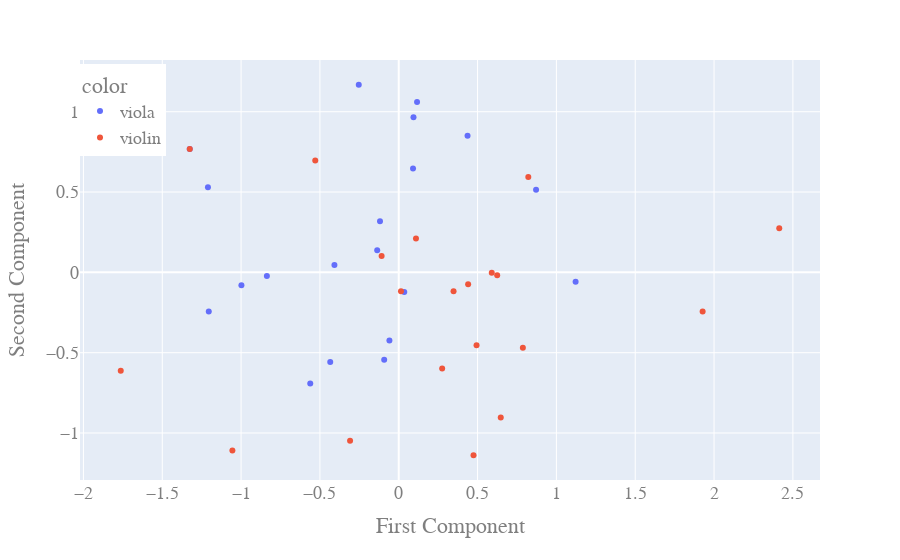

The notebook cell saved with this chart:
### Code cell
import plotly.express as px
import plotly.io as pio
from sklearn.decomposition import PCA


pca = PCA(n_components=2)
components = pca.fit_transform(X_train+X_test)

fig = px.scatter(components, x=0, y=1, color=y_train+y_test)
fig.update_layout(
    title="",
    xaxis_title="First Component",
    yaxis_title="Second Component",
    font=dict(
        family="Courier New, monospace",
        size=18,
        color="#7f7f7f"
    ),
    legend=dict(
    yanchor="top",
    y=0.99,
    xanchor="left",
    x=0.00
)
)
fig.show()
#pio.write_image(fig, 'soloAll.png')
#fig.write_image("soloAll.eps")

### Figure 1 — Plotly figure (JSON) as saved in the notebook; plotly's stock layout.template omitted (floating-point values rounded to 4 significant figures)
{"data": [{"hovertemplate": "color=viola<br>0=%{x}<br>1=%{y}<extra></extra>", "legendgroup": "viola", "marker": {"color": "#636efa", "symbol": "circle"}, "mode": "markers", "name": "viola", "showlegend": true, "type": "scatter", "x": [-0.8364, 1.122, -1.205, 0.871, 0.1161, 0.4364, -0.1366, -0.09229, -0.4346, -1.21, 0.09353, -0.9979, -0.2536, 0.09064, -0.4079, -0.1189, -0.05912, 0.03502, -1.326, -0.5613], "xaxis": "x", "y": [-0.02207, -0.05848, -0.2442, 0.5148, 1.06, 0.8509, 0.1381, -0.5441, -0.5583, 0.5294, 0.9657, -0.07982, 1.168, 0.646, 0.04521, 0.3178, -0.4247, -0.1226, 0.7679, -0.6916], "yaxis": "y"}, {"hovertemplate": "color=violin<br>0=%{x}<br>1=%{y}<extra></extra>", "legendgroup": "violin", "marker": {"color": "#EF553B", "symbol": "circle"}, "mode": "markers", "name": "violin", "showlegend": true, "type": "scatter", "x": [0.59, 0.1093, 0.01428, -0.5295, -0.1087, 1.928, -1.055, 2.413, 0.6244, 0.4743, -1.763, 0.647, 0.4402, 0.4934, 0.3476, 0.7872, -0.3087, 0.2754, 0.8217, -1.326], "xaxis": "x", "y": [-0.001895, 0.2106, -0.1181, 0.6962, 0.1024, -0.2442, -1.108, 0.2749, -0.01789, -1.138, -0.6122, -0.903, -0.07386, -0.4537, -0.117, -0.4689, -1.048, -0.598, 0.5939, 0.7679], "yaxis": "y"}], "layout": {"font": {"color": "#7f7f7f", "family": "Courier New, monospace", "size": 18}, "legend": {"title": {"text": "color"}, "tracegroupgap": 0, "x": 0, "xanchor": "left", "y": 0.99, "yanchor": "top"}, "margin": {"t": 60}, "title": {"text": ""}, "xaxis": {"anchor": "y", "domain": [0, 1], "title": {"text": "First Component"}}, "yaxis": {"anchor": "x", "domain": [0, 1], "title": {"text": "Second Component"}}}}
